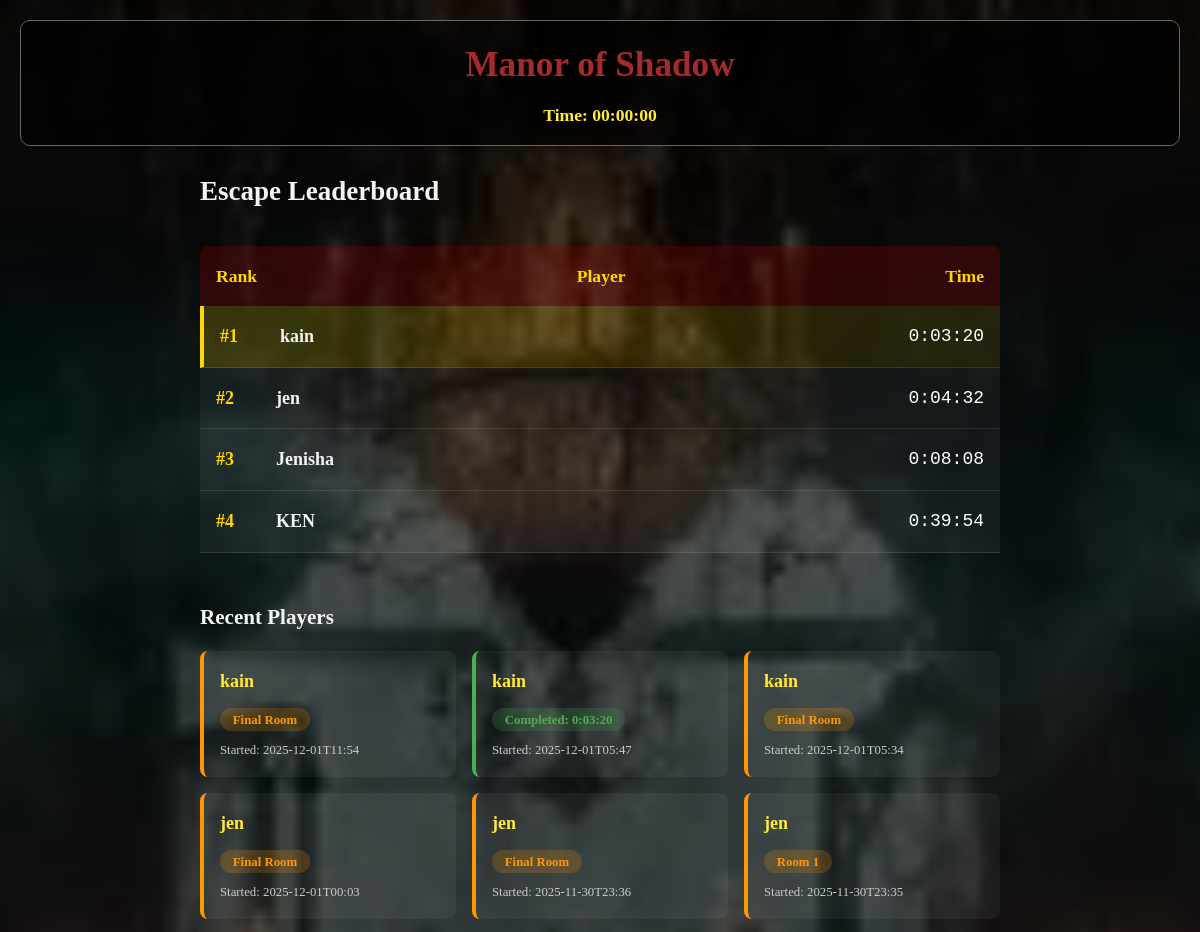
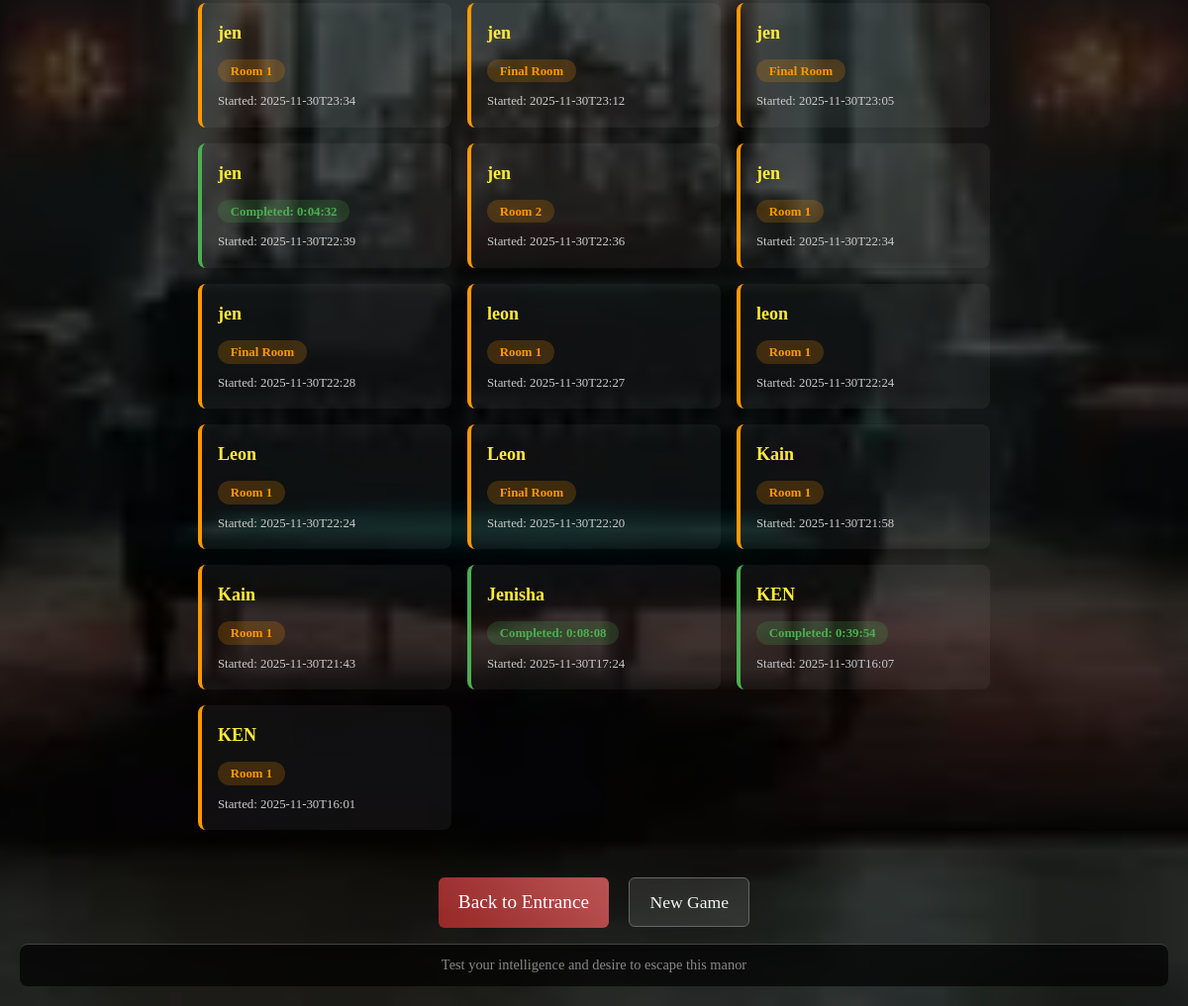
The app's page /leaderboard with its own data (2 pictures, top to bottom).
### tables this page shows
CREATE TABLE players (
                id INTEGER PRIMARY KEY AUTOINCREMENT,
                session_id TEXT UNIQUE NOT NULL,
                player_name TEXT NOT NULL,
                user_id INTEGER,
                start_time TEXT NOT NULL,
                end_time TEXT,
                total_time TEXT,
                room1_complete BOOLEAN DEFAULT 0,
                room2_complete BOOLEAN DEFAULT 0,
                room3_complete BOOLEAN DEFAULT 0,
                final_complete BOOLEAN DEFAULT 0,
                created_at TEXT DEFAULT CURRENT_TIMESTAMP,
                FOREIGN KEY (user_id) REFERENCES users (id)
            );

### app.py (the view)
@app.route('/leaderboard')
def leaderboard():
    leaderboard = get_leaderboard()
    all_players = get_all_players()
    return render_template('leaderboard.html', leaderboard=leaderboard, all_players=all_players)

### app.py (called while the page is built)
def get_db():
    db = getattr(g, '_database', None)
    if db is None:
        db = g._database = sqlite3.connect(DATABASE)
        db.row_factory = sqlite3.Row
    return db

def get_leaderboard():
    db = get_db()
    cursor = db.cursor()
    cursor.execute('''
        SELECT player_name, total_time, start_time, end_time
        FROM players
        WHERE final_complete = 1
        ORDER BY total_time ASC
        LIMIT 20
    ''')
    return cursor.fetchall()

def get_all_players():
    db = get_db()
    cursor = db.cursor()
    cursor.execute('''
        SELECT player_name, start_time, end_time, total_time,
               room1_complete, room2_complete, room3_complete, final_complete
        FROM players
        ORDER BY start_time DESC
    ''')
    return cursor.fetchall()

@app.teardown_appcontext
def close_connection(exception):
    db = getattr(g, '_database', None)
    if db is not None:
        db.close()

### templates/leaderboard.html (shortened to what this page needs)
{% extends "base.html" %}
{% block content %}
<div class="leaderboard-page">
    <h2>Escape Leaderboard</h2>
    <div class="leaderboard-container">
        {% if leaderboard %}
            <div class="leaderboard-header">
                <span>Rank</span>
                <span>Player</span>
                <span>Time</span>
            </div>
            {% for player in leaderboard %}
            <div class="leaderboard-row {% if loop.index == 1 %}first-place{% endif %}">
                <span class="rank">#{{ loop.index }}</span>
                <span class="name">{{ player.player_name }}</span>
                <span class="time">{{ player.total_time }}</span>
            </div>
            {% endfor %}
        {% else %}
            <p class="no-data">No escape times recorded yet!</p>
        {% endif %}
    </div>
    <div class="all-players-section">
        <h3>Recent Players</h3>
        {% if all_players %}
        <div class="players-grid">
            {% for player in all_players %}
            <div class="player-card {% if player.final_complete %}completed{% else %}in-progress{% endif %}">
                <div class="player-name">{{ player.player_name }}</div>
                <div class="player-status">
                    {% if player.final_complete %}
                    <span class="status completed">Completed: {{ player.total_time }}</span>
                    {% else %}
                    <span class="status in-progress">
                        {% if player.room3_complete %}
                        Final Room
                        {% elif player.room2_complete %}
                        Room 3
                        {% elif player.room1_complete %}
                        Room 2
                        {% else %}
                        Room 1
                        {% endif %}
                    </span>
                    {% endif %}
                </div>
                <div class="player-time">Started: {{ player.start_time[:16] }}</div>
            </div>
            {% endfor %}
        </div>
        {% else %}
        <p class="no-data">No players yet</p>
        {% endif %}
    </div>
    <div class="navigation-buttons">
        <a href="{{ url_for('index') }}" class="btn btn-primary">Back to Entrance</a>
        <a href="{{ url_for('restart') }}" class="btn btn-secondary">New Game</a>
    </div>
</div>
{% endblock %}

### templates/base.html (shortened to what this page needs)
<!DOCTYPE html>
<html lang="en">
<head>
    <link rel="stylesheet" href="{{ url_for('static', filename='css/style.css') }}">
    <link rel="stylesheet" href="{{ url_for('static', filename='css/puzzles.css') }}">
</head>
<body class="{% if 'room1' in request.url_rule.rule %}library{% elif 'room2' in request.url_rule.rule %}study{% elif 'room3' in request.url_rule.rule %}cellar{% elif 'final' in request.path %}final-room{% else %}entrance{% endif %}">
    <div class="container">
        <header>
            <h1>Manor of Shadow</h1>
            <div class="timer" id="timer">Time: 00:00:00</div>
        </header>
        <main>
            {% block content %}{% endblock %}
        </main>
        <footer>
            <p>Test your intelligence and desire to escape this manor</p>
        </footer>
    </div>
</body>
</html>

### static/css/style.css (style rules this page uses)
* { margin: 0; padding: 0; box-sizing: border-box; }
body { font-family: 'Georgia', serif; color: #f5f5f5; min-height: 100vh; line-height: 1.6; position: relative; overflow-x: hidden; overflow-y: auto; font-size: 18px; }
body::before { content: ''; position: fixed; top: 0; left: 0; right: 0; bottom: 0; z-index: -2; }
body::after { content: ''; position: fixed; top: 0; left: 0; right: 0; bottom: 0; background: rgba(0, 0, 0, 0.5); z-index: -1; }
body.entrance::before { background: linear-gradient(rgba(0,0,0,0.4), rgba(0,0,0,0.4)), url('/static/images/background.png') center/cover no-repeat; }
.container { max-width: 1200px; margin: 0 auto; padding: 20px; min-height: 100vh; display: flex; flex-direction: column; position: relative; z-index: 1; }
header { text-align: center; margin-bottom: 1.5rem; padding: 1rem; background: rgba(0, 0, 0, 0.6); border-radius: 10px; border: 1px solid #666; backdrop-filter: blur(5px); flex-shrink: 0; }
h1 { font-size: 2.2rem; color: #a52a2a; text-shadow: 2px 2px 4px rgba(0, 0, 0, 0.6); margin-bottom: 0.5rem; }
.timer { font-size: 1.1rem; color: #ffeb3b; font-weight: bold; }
main { flex: 1; display: flex; align-items: flex-start; justify-content: center; overflow: visible; min-height: 0; }
.btn-primary { padding: 12px 24px; font-size: 1.2rem; background: linear-gradient(45deg, rgba(165, 42, 42, 0.9), rgba(205, 92, 92, 0.9)); color: white; border: none; border-radius: 6px; cursor: pointer; transition: all 0.3s ease; text-decoration: none; display: inline-block; }
.btn-secondary { padding: 10px 20px; font-size: 1.1rem; background: rgba(255, 255, 255, 0.1); color: #f5f5f5; border: 1px solid #666; border-radius: 6px; cursor: pointer; text-decoration: none; transition: all 0.3s ease; display: inline-block; }
.rank { font-weight: bold; color: #ffd700; min-width: 40px; }
.player-name { flex: 1; font-weight: bold; }
.time { color: #fff; font-family: monospace; }
.status { padding: 0.3rem 0.8rem; border-radius: 15px; font-size: 0.8rem; font-weight: bold; }
.status.completed { background: rgba(0, 255, 0, 0.2); color: #0f0; }
.status.in-progress { background: rgba(255, 255, 0, 0.2); color: #ff0; }
footer { text-align: center; margin-top: 1rem; padding: 0.6rem; color: #888; border-top: 1px solid #444; background: rgba(0, 0, 0, 0.7); border-radius: 8px; backdrop-filter: blur(5px); flex-shrink: 0; font-size: 0.9rem; }
.leaderboard-page, .saves-container, .profile-container { width: 100%; overflow: visible; }
.leaderboard-container, .players-grid, .saves-list { max-height: none; overflow: visible; }

### templates/leaderboard.html (style rules this page uses)
.leaderboard-page { max-width: 800px; margin: 0 auto; }
.leaderboard-container { margin: 2rem 0; }
.leaderboard-header { display: flex; justify-content: space-between; padding: 1rem; background: rgba(139, 0, 0, 0.3); border-radius: 8px 8px 0 0; font-weight: bold; color: #ffd700; font-size: 1.1rem; }
.leaderboard-row { display: flex; justify-content: space-between; padding: 1rem; background: rgba(255, 255, 255, 0.05); border-bottom: 1px solid rgba(255, 255, 255, 0.1); transition: all 0.3s ease; }
.leaderboard-row.first-place { background: linear-gradient(135deg, rgba(255, 215, 0, 0.2), rgba(255, 215, 0, 0.1)); border-left: 4px solid #ffd700; }
.rank { font-weight: bold; color: #ffd700; min-width: 60px; }
.name { flex: 1; font-weight: bold; }
.time { color: #fff; font-family: monospace; min-width: 100px; text-align: right; }
.all-players-section { margin: 3rem 0; }
.players-grid { display: grid; grid-template-columns: repeat(auto-fill, minmax(200px, 1fr)); gap: 1rem; margin: 1rem 0; }
.player-card { background: rgba(255, 255, 255, 0.05); padding: 1rem; border-radius: 8px; border-left: 4px solid #444; transition: all 0.3s ease; }
.player-card.completed { border-left-color: #4caf50; }
.player-card.in-progress { border-left-color: #ff9800; }
.player-name { font-weight: bold; margin-bottom: 0.5rem; color: #ffeb3b; }
.player-status { margin-bottom: 0.5rem; }
.status { padding: 0.3rem 0.8rem; border-radius: 15px; font-size: 0.8rem; font-weight: bold; }
.status.completed { background: rgba(76, 175, 80, 0.2); color: #4caf50; }
.status.in-progress { background: rgba(255, 152, 0, 0.2); color: #ff9800; }
.player-time { font-size: 0.8rem; color: #ccc; }
.navigation-buttons { text-align: center; margin-top: 2rem; }
.navigation-buttons .btn { margin: 0 0.5rem; padding: 10px 20px; text-decoration: none; }

### records on screen
players: player_name "kain", total_time "0:03:20", start_time "2025-12-01T05:47"
players: player_name "jen", total_time "0:04:32", start_time "2025-11-30T22:39"
players: player_name "Jenisha", total_time "0:08:08", start_time "2025-11-30T17:24"
players: player_name "KEN", total_time "0:39:54", start_time "2025-11-30T16:07"
players: player_name "kain", final_complete "Final Room", start_time "2025-12-01T11:54"
players: player_name "kain", final_complete "Final Room", start_time "2025-12-01T05:34"
players: player_name "jen", final_complete "Final Room", start_time "2025-12-01T00:03"
players: player_name "jen", final_complete "Final Room", start_time "2025-11-30T23:36"
players: player_name "jen", final_complete "Room 1", start_time "2025-11-30T23:35"
players: player_name "jen", final_complete "Room 1", start_time "2025-11-30T23:34"
players: player_name "jen", final_complete "Final Room", start_time "2025-11-30T23:12"
players: player_name "jen", final_complete "Final Room", start_time "2025-11-30T23:05"
players: player_name "jen", final_complete "Room 2", start_time "2025-11-30T22:36"
players: player_name "jen", final_complete "Room 1", start_time "2025-11-30T22:34"
players: player_name "jen", final_complete "Final Room", start_time "2025-11-30T22:28"
players: player_name "leon", final_complete "Room 1", start_time "2025-11-30T22:27"
players: player_name "leon", final_complete "Room 1", start_time "2025-11-30T22:24"
players: player_name "Leon", final_complete "Room 1", start_time "2025-11-30T22:24"
players: player_name "Leon", final_complete "Final Room", start_time "2025-11-30T22:20"
players: player_name "Kain", final_complete "Room 1", start_time "2025-11-30T21:58"
players: player_name "Kain", final_complete "Room 1", start_time "2025-11-30T21:43"
players: player_name "KEN", final_complete "Room 1", start_time "2025-11-30T16:01"
